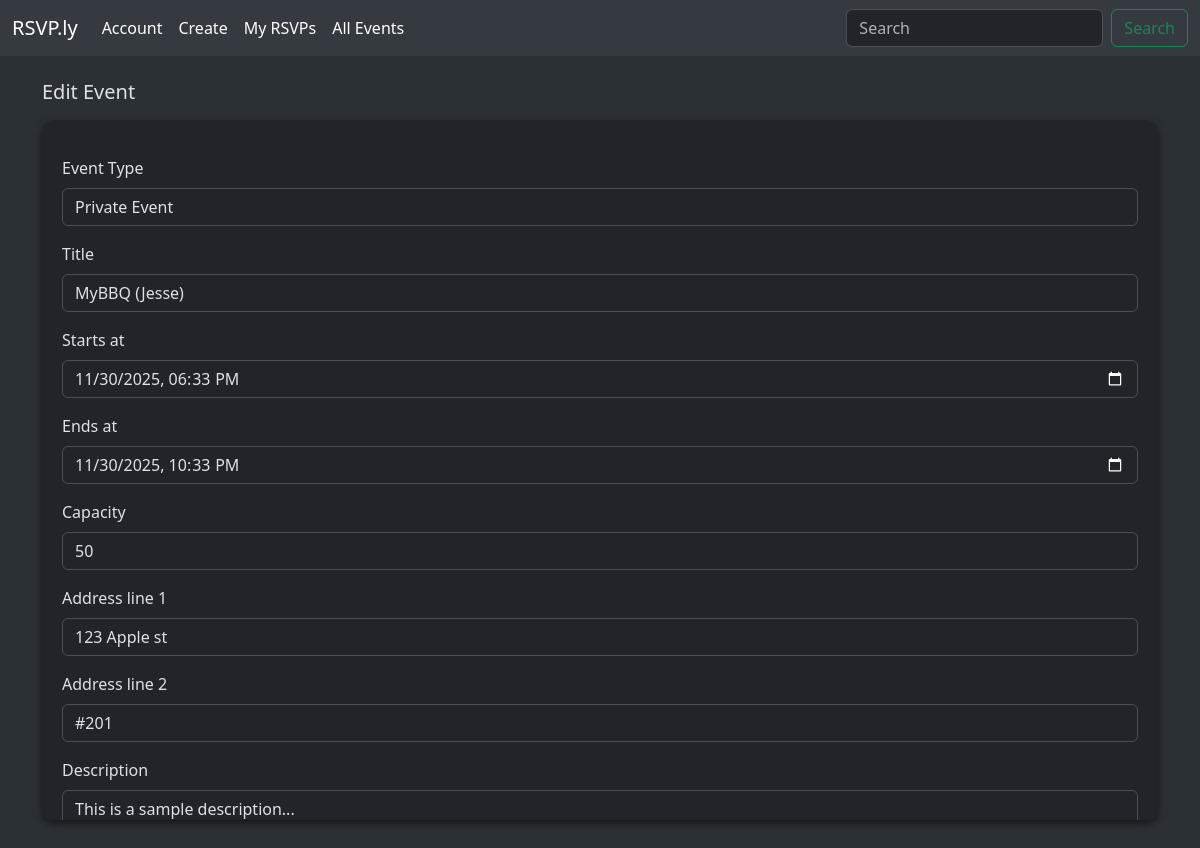
Page /event/1/edit (signed in) on the committed database.
### app/models.py (models this page shows, shortened)
class TimestampMixin:
    created_at: Mapped[datetime] = mapped_column(
        DateTime(timezone=True), server_default=func.now(), nullable=False
    )
    updated_at: Mapped[datetime] = mapped_column(
        DateTime(timezone=True), server_default=func.now(),
        onupdate=func.now(), nullable=False
    )

class Event(db.Model, TimestampMixin):
    __tablename__ = "events"
    __table_args__ = (
        CheckConstraint("ends_at > starts_at", name="chk_event_time"),
        Index("idx_events_starts_at", "starts_at"),
        Index("idx_events_organizer", "organizer_id"),
    )
    id: Mapped[int] = mapped_column(primary_key=True)
    title: Mapped[str] = mapped_column(String(255), nullable=False)
    description: Mapped[str | None] = mapped_column(Text)
    wishlist: Mapped[str | None] = mapped_column(Text)
    starts_at: Mapped[datetime] = mapped_column(DateTime(timezone=True), nullable=False)
    ends_at: Mapped[datetime] = mapped_column(DateTime(timezone=True), nullable=False)
    capacity: Mapped[int | None] = mapped_column(Integer)  # NULL = unlimited
    is_public: Mapped[bool] = mapped_column(Boolean, server_default=text("true"), nullable=False)
    address_line1: Mapped[str | None] = mapped_column(String(255))
    address_line2: Mapped[str | None] = mapped_column(String(255))
    organizer_id: Mapped[int] = mapped_column(
        ForeignKey("users.id", ondelete="RESTRICT"), nullable=False
    )
    organizer: Mapped[User] = relationship(back_populates="organized_events")
    categories: Mapped[list[Category]] = relationship(
        secondary=event_categories, back_populates="events"
    )
    rsvps: Mapped[list["Rsvp"]] = relationship(
        back_populates="event", cascade="all, delete-orphan"
    )
    comments: Mapped[list["EventComment"]] = relationship(
        back_populates="event", cascade="all, delete-orphan"
    )
    @hybrid_property
    def seats_taken(self) -> int:
        """Counts the number of occupied seats (1 per going RSVP + guests)."""
        return sum(
            (1 + r.guests_count) for r in self.rsvps if r.status == RsvpStatus.going
        )

### app/routes.py (the view)
@myapp_obj.route('/event/<int:integer>/edit', methods=["GET", "POST"])
@login_required
def edit_event(integer):
    form = EditEventForm()
    event = Event.query.get(integer) # get event number
    if event == None:
        flash("Event does not exist.", "error")
        return redirect(url_for("login"))
    else:
        if event.organizer != current_user:
            flash("You cannot edit events you don't own.", "error")
            return redirect(url_for("login"))
    if request.method == "POST":
        if form.validate_on_submit():
            if form.title.data:
                event.title = form.title.data
            if form.description.data:
                event.description = form.description.data
            if form.wishlist.data:
                event.wishlist = form.wishlist.data
            if form.starts_at.data:
                event.starts_at = form.starts_at.data
            if form.ends_at.data:
                event.ends_at = form.ends_at.data
            if form.capacity.data:
                event.capacity = form.capacity.data
            event.is_public = form.is_public.data
            if form.address_line1.data:
                event.address_line1 = form.address_line1.data
            if form.address_line2.data:
                event.address_line2 = form.address_line2.data
            db.session.commit()
            flash("event successfully changed.", "success")
            return redirect(f"/event/{integer}")
    else:
        form = EditEventForm(obj=event)
    return render_template("edit_event.html", form=form, event=event)

### app/forms.py (shortened to what this page needs)
class EditEventForm(FlaskForm):
    title = StringField(
        "Title",
        validators=[DataRequired(), Length(max=255)]
    )
    description = TextAreaField("Description", validators=[Optional()])
    wishlist = TextAreaField("Wishlist", validators=[Optional()])
    starts_at = DateTimeLocalField("Starts at", format="%Y-%m-%dT%H:%M", validators=[DataRequired()])
    ends_at = DateTimeLocalField("Ends at", format="%Y-%m-%dT%H:%M", validators=[DataRequired()])
    capacity = IntegerField("Capacity",validators=[Optional(), NumberRange(min=1)])
    is_public = BooleanField("Public?", default=True)
    address_line1 = StringField("Address line 1", validators=[DataRequired(), Length(max=255)])
    address_line2 = StringField("Address line 2", validators=[Optional(), Length(max=255)])
    categories = QuerySelectMultipleField(
        "Categories",
        query_factory=lambda: Category.query.order_by(Category.name).all(),
        get_label="name"
    )
    submit = SubmitField("Apply Changes")

### app/models.py (called while the page is built)
@login_manager.user_loader
def load_user(user_id):
        return User.query.get(int(user_id))

### app/templates/edit_event.html (shortened to what this page needs)
{% extends "layout.html" %}
{% block content %}
{% if event %}
<div class="col-md-12 mb-3">
    <h5 class="mb-3">Edit Event</h5>
    <div class="scrollable-container">
        <form action="" method="POST">
            <p>
                <div class="form-group">
                    <label for="eventType" class="form-label">Event Type</label>
                    <select id="eventType" name="eventType" class="form-control">
                        <option value="private">Private Event</option>
                    </select>
                </div>
            </p>
            <p>
                <div class="form-group">
                    {{ form.title.label(class="form-label") }}
                    {{ form.title(class="form-control", id="titleFormInput", placeholder="Event Title") }}
                </div>
            </p>
            <p>
                <div class="form-group">
                    {{ form.starts_at.label(class="form-label") }}
                    {{ form.starts_at(class="form-control", id="startsAtInput") }}
                </div>
            </p>
            <p>
                <div class="form-group">
                    {{ form.ends_at.label(class="form-label") }}
                    {{ form.ends_at(class="form-control", id="endsAtInput") }}
                </div>
            </p>
            <p>
                <div class="form-group">
                    {{ form.capacity.label(class="form-label") }}
                    {{ form.capacity(class="form-control", id="capacityInput", placeholder="Leave blank for unlimited") }}
                </div>
            </p>
            <p>
                <div class="form-group">
                    {{ form.address_line1.label(class="form-label") }}
                    {{ form.address_line1(class="form-control", id="addressLine1Input", placeholder="Address Line 1") }}
                </div>
            </p>
            <p>
                <div class="form-group">
                    {{ form.address_line2.label(class="form-label") }}
                    {{ form.address_line2(class="form-control", id="addressLine2Input", placeholder="Address Line 2 (optional)") }}
                </div>
            </p>
            <p>
                <div class="form-group">
                    {{ form.description.label(class="form-label") }}
                    {{ form.description(class="form-control", id="detailsFormInput", placeholder="Event description", style="height: 200px") }}
                </div>
            </p>
        </form>
    </div>
</div>
{% else %}
    <h5 class="mb-3">Invalid Event ID</h5>
{% endif %}
{% endblock %}

### app/templates/edit_event.html (style rules this page uses)
html, body { background-color: var(--bs-tertiary-bg); }
.scrollable-container { background-color: var(--bs-body-bg); padding: 20px; border-radius: 12px; box-shadow: 0 4px 8px rgba(0, 0, 0, 0.5); height: 700px; overflow-y: auto; }

### rows in the picture
Event: title "MyBBQ (Jesse)", starts_at "11/30/2025 18:33", ends_at "11/30/2025 22:33", capacity "50", address_line1 "123 Apple st", address_line2 "#201", description "This is a sample description..."
